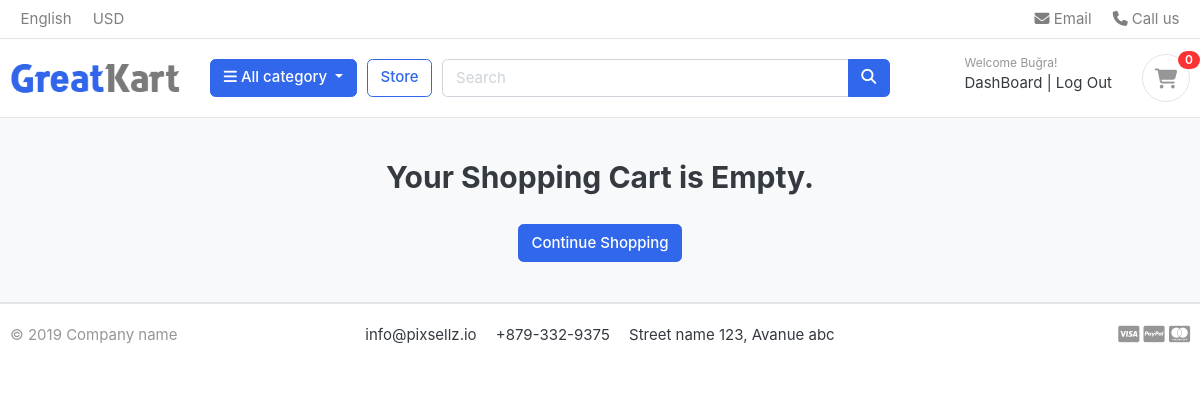
Page /cart/ (signed in) on the earlier database version.
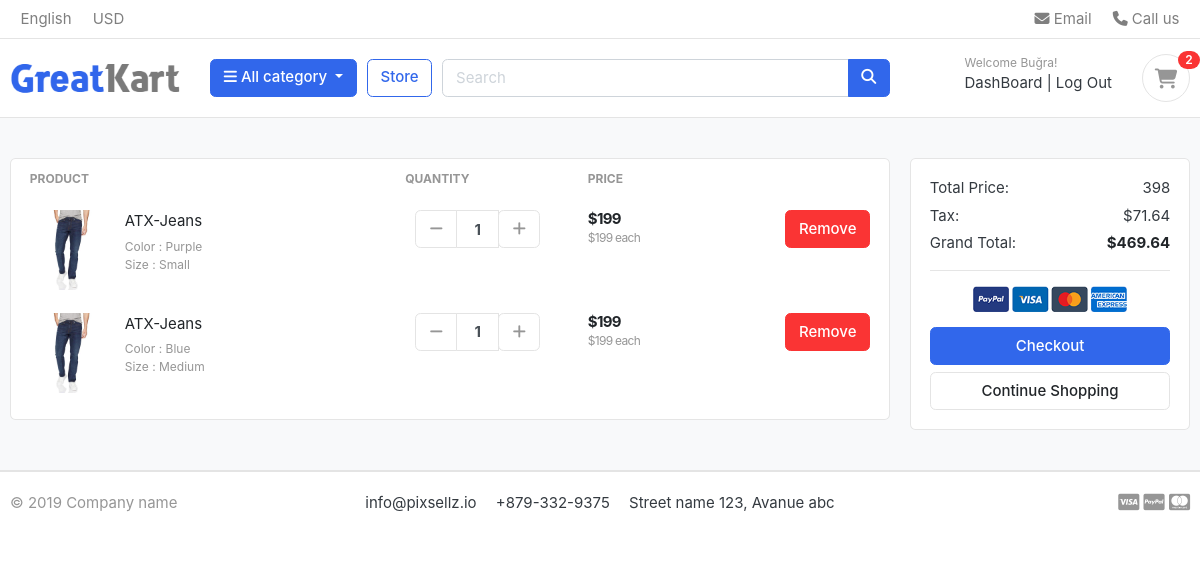
Same page on the later database version.
### carts/models.py (models this page shows, shortened)
class CartItem(models.Model):
    user = models.ForeignKey(Account, on_delete=models.CASCADE, null=True)
    product = models.ForeignKey(Product, on_delete=models.CASCADE)
    variations = models.ManyToManyField(Variation, blank=True)
    cart = models.ForeignKey(Cart, on_delete=models.CASCADE, null=True)
    quantity = models.IntegerField()
    is_active = models.BooleanField(default=True)
    def sub_total(self):
        return self.product.price * self.quantity

### store/models.py (models this page shows, shortened)
class Product(models.Model):
    product_name    = models.CharField(max_length=200, unique=True)
    slug            = models.SlugField(max_length=200, unique=True)
    description     = models.TextField(max_length=500, blank=True)
    price           = models.IntegerField()
    images          = models.ImageField(upload_to='photos/products')
    stock           = models.IntegerField()
    is_available    = models.BooleanField(default=True)
    category        = models.ForeignKey(Category, on_delete=models.CASCADE)
    created_date    = models.DateTimeField(auto_now_add=True)
    modified_date   = models.DateTimeField(auto_now=True)
    def get_url(self):
        return reverse('product_detail', args=[self.category.slug, self.slug])

class Variation(models.Model):
    product = models.ForeignKey(Product, on_delete=models.CASCADE)
    variation_category = models.CharField(max_length=100, choices=variation_category_choice)
    variation_value = models.CharField(max_length=100)
    is_active = models.BooleanField(default=True)
    created_date = models.DateTimeField(auto_now=True)
    objects = VariationManager()

### carts/views.py (the view)
# urls.py: path('', views.cart, name="cart"),
def cart(request, total=0, tax=0, quantity=0, grand_total=0, cart_items=None):
    try:
        if request.user.is_authenticated:
            cart_items = CartItem.objects.filter(user=request.user, is_active=True)
        else:
            cart = Cart.objects.get(cart_id=_cart_id(request))
            cart_items = CartItem.objects.filter(cart=cart, is_active=True)
        for cart_item in cart_items:
            total += (cart_item.product.price * cart_item.quantity)
            quantity += cart_item.quantity
        tax = float("{:.2f}".format((18 * total)/100))
        grand_total = float("{:.2f}".format(total + tax))
    except Cart.DoesNotExist:
        pass  # just ignore
    context = {
        'total': total,
        'quantity': quantity,
        'cart_items': cart_items,
        'tax': tax,
        'grand_total': grand_total,
    }
    return render(request, "store/cart.html", context)

### carts/context_processors.py (called while the page is built)
def counter(request):
    cart_count = 0
    if 'admin' in request.path:
        return {}
    else:
        try:
            cart = Cart.objects.filter(cart_id=_cart_id(request))
            if request.user.is_authenticated:
                cart_items = CartItem.objects.all().filter(user=request.user)
            else:
                cart_items = CartItem.objects.all().filter(cart=cart[:1])
            for cart_item in cart_items:
                cart_count += cart_item.quantity
        except Cart.DoesNotExist:
            cart_count = 0
    return dict(cart_count=cart_count)

### carts/views.py (called while the page is built)
def _cart_id(request):
    cart = request.session.session_key
    if not cart:
        cart = request.session.create()
    return cart

### category/context_processors.py (called while the page is built)
def menu_links(request):
    links = Category.objects.all()
    return dict(links=links)

### category/models.py (called while the page is built)
    def get_url(self):
        return reverse('products_by_category', args=[self.slug])

### templates/store/cart.html (shortened to what this page needs)
{% extends 'base.html' %}
{% load static %}
{% block content %}
<section class="section-content padding-y bg">
<div class="container">
{% if not cart_items %}
	<div class="text-center">
		<h2>Your Shopping Cart is Empty.</h2>
		<a href="{% url 'store' %}" class="btn btn-primary" style="margin-top:20px;">Continue Shopping</a>
	</div>
	{% else %}
<div class="row">
	<aside class="col-lg-9">
<div class="card">
<table class="table table-borderless table-shopping-cart">
<thead class="text-muted">
<tr class="small text-uppercase">
  <th scope="col">Product</th>
  <th scope="col" width="120">Quantity</th>
  <th scope="col" width="120">Price</th>
  <th scope="col" class="text-right" width="200"> </th>
</tr>
</thead>
<tbody>
{% for cart_item in cart_items %}
<tr>
	<td>
		<figure class="itemside align-items-top">
			<div class="aside"><a href="{{ cart_item.product.get_url }}"><img src="{{cart_item.product.images.url}}" class="img-sm"></a></div>
			<figcaption class="info">
				<a href="{{ cart_item.product.get_url }}" class="title text-dark">{{cart_item.product.product_name}}</a>
				<p class="text-muted small">
					{% if cart_item.variations.all %}
					{% for item in cart_item.variations.all %}
					{{ item.variation_category | capfirst}} : {{ item.variation_value | capfirst }} <br>
					{% endfor %}
					{% endif %}
				</p>
			</figcaption>
		</figure>
	</td>
	<td>
		<div class="col">
			<div class="input-group input-spinner">
				<div class="input-group-prepend">
				<a href="{% url 'remove_cart' cart_item.product.id cart_item.id %}" class="btn btn-light" type="button" id="button-plus"> <i class="fa fa-minus"></i> </a>
				</div>
				<input type="text" class="form-control"  value="{{ cart_item.quantity }}">
				<div class="input-group-append">
					<form action="{% url 'add_cart' cart_item.product.id %}" method="post" >
						<button class="btn btn-light" type="submit" id="button-minus"> <i class="fa fa-plus"></i> </button>
					</form>
				</div>
			</div>
		</div>
	</td>
	<td>
		<div class="price-wrap">
			<var class="price">${{ cart_item.sub_total }}</var>
			<small class="text-muted"> ${{ cart_item.product.price }} each </small>
		</div>
	</td>
	<td class="text-right">
	<a href="{% url 'remove_cart_item' cart_item.product.id cart_item.id %}" onclick="return confirm('Are You Sure You Want To Delete This Item')" class="btn btn-danger"> Remove</a>
	</td>
</tr>
{% endfor %}
</tbody>
</table>
</div>
	</aside>
	<aside class="col-lg-3">
		<div class="card">
		<div class="card-body">
			<dl class="dlist-align">
			  <dt>Total Price:</dt>
			  <dd class="text-right">{{total}}</dd>
			</dl>
			<dl class="dlist-align">
			  <dt>Tax:</dt>
			  <dd class="text-right"> ${{tax}}</dd>
			</dl>
			<dl class="dlist-align">
			  <dt>Grand Total:</dt>
			  <dd class="text-right text-dark b"><strong>${{grand_total}}</strong></dd>
			</dl>
			<hr>
			<p class="text-center mb-3">
				<img src="{% static './images/misc/payments.png' %}" height="26">
			</p>
			<a href="{% url 'checkout' %}" class="btn btn-primary btn-block"> Checkout </a>
			<a href="{% url 'store' %}" class="btn btn-light btn-block">Continue Shopping</a>
		</div>
		</div>
</aside>
</div>
	{% endif %}
</div>
</section>
{% endblock %}

### templates/base.html (shortened to what this page needs)
{% load static %}
<!DOCTYPE HTML>
<html lang="en">
<head>
<link href="{% static 'css/bootstrap.css'%}" rel="stylesheet" type="text/css"/>
<link href="{% static 'fonts/fontawesome/css/all.min.css'%}" type="text/css" rel="stylesheet">
<link href="{% static 'css/ui.css'%}" rel="stylesheet" type="text/css"/>
<link href="{% static 'css/responsive.css'%}" rel="stylesheet" media="only screen and (max-width: 1200px)" />
<link href="{% static 'css/custom.css'%}" rel="stylesheet" type="text/css"/>
</head>
<body>
  <header class="section-header">
  {% include 'includes/_navbar.html' %}
  <section class="header-main border-bottom">
  	<div class="container">
  <div class="row align-items-center">
  	<div class="col-lg-2 col-md-3 col-6">
  		<a href="/" class="brand-wrap">
  			<img class="logo" src="{% static './images/logo.png' %}">
  		</a>
  	</div>
  	<div class="col-lg col-sm col-md col-6 flex-grow-0">
  		<div class="category-wrap dropdown d-inline-block float-right">
  			<button type="button" class="btn btn-primary dropdown-toggle" data-toggle="dropdown">
  				<i class="fa fa-bars"></i> All category
  			</button>
  		</div>
  	</div>
  	<a href="{% url 'store' %}" class="btn btn-outline-primary">Store</a>
  	<div class="col-lg  col-md-6 col-sm-12 col">
  		<form action="{% url 'search' %}" class="search" method="GET">
  			<div class="input-group w-100">
  			    <input type="text" class="form-control" style="width:60%;" placeholder="Search" name="keyword">
  			    <div class="input-group-append">
  			      <button class="btn btn-primary" type="submit">
  			        <i class="fa fa-search"></i>
  			      </button>
  			    </div>
  		    </div>
  		</form>
  	</div>
  	<div class="col-lg-3 col-sm-6 col-8 order-2 order-lg-3">
  				<div class="d-flex justify-content-end mb-3 mb-lg-0">
  					<div class="widget-header">
						{% if user.is_authenticated %}
						<small class="title text-muted">Welcome {{user.first_name | capfirst}}!</small>
						<div>
							<a href="{% url 'dashboard' %}"> DashBoard</a><span class="dark-transp"> | </span>
  							<a href="{% url 'logout' %}">Log Out</a>
  						</div>
						{% else %}
  						<small class="title text-muted">Welcome Guest!</small>
						<div>
  							<a href="{% url 'login' %}">Sign in</a> <span class="dark-transp"> | </span>
  							<a href="{% url 'register' %}"> Register</a>
  						</div>
						{% endif %}
  					</div>
  					<a href="{% url 'cart' %}" class="widget-header pl-3 ml-3">
  						<div class="icon icon-sm rounded-circle border"><i class="fa fa-shopping-cart"></i></div>
  						<span class="badge badge-pill badge-danger notify">{{cart_count}}</span>
  					</a>
  				</div>
  			</div>
  </div>
  	</div>
  </section>
  </header>
{% block content %} {% endblock %}
{% include 'includes/_footer.html' %}

Differences in the rows shown:
added CartItem: product.images (picture), product.product_name "ATX-Jeans", quantity "1", sub_total "199", product.price "199"
now on this page (row unchanged): Variation: variation_category "Color", variation_value "Purple", shown under "ATX-Jeans"
now on this page (row unchanged): Variation: variation_category "Size", variation_value "Small", shown under "ATX-Jeans"
added CartItem: product.images (picture), product.product_name "ATX-Jeans", quantity "1", sub_total "199", product.price "199"
now on this page (row unchanged): Variation: variation_category "Color", variation_value "Blue", shown under "ATX-Jeans"
now on this page (row unchanged): Variation: variation_category "Size", variation_value "Medium", shown under "ATX-Jeans"
Other differences:
{{ cart_count }}: "0" → "2"
{{ total }}: (not shown) → "398"
{{ tax }}: (not shown) → "71.64"
{{ grand_total }}: (not shown) → "469.64"
text no longer shown: "Your Shopping Cart is Empty."
text now shown: "PRODUCT QUANTITY PRICE Total Price: Tax: $ Grand Total: $ Checkout"
